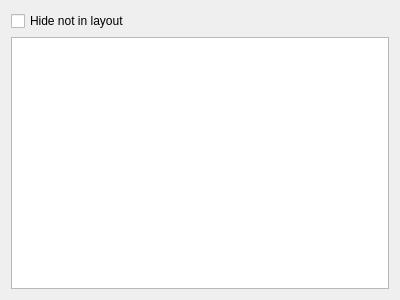
<?xml version="1.0" encoding="UTF-8"?>
<ui version="4.0">
 <class>VWidgetDetails</class>
 <widget class="QWidget" name="VWidgetDetails">
  <property name="geometry">
   <rect>
    <x>0</x>
    <y>0</y>
    <width>400</width>
    <height>300</height>
   </rect>
  </property>
  <property name="windowTitle">
   <string>Form</string>
  </property>
  <layout class="QVBoxLayout" name="verticalLayout">
   <item>
    <widget class="QCheckBox" name="checkBoxHideNotInLayout">
     <property name="toolTip">
      <string extracomment="hide details that are not in layout"/>
     </property>
     <property name="toolTipDuration">
      <number>1</number>
     </property>
     <property name="text">
      <string>Hide not in layout</string>
     </property>
    </widget>
   </item>
   <item>
    <widget class="QTableWidget" name="tableWidget">
     <property name="alternatingRowColors">
      <bool>true</bool>
     </property>
     <property name="selectionMode">
      <enum>QAbstractItemView::SingleSelection</enum>
     </property>
     <property name="selectionBehavior">
      <enum>QAbstractItemView::SelectRows</enum>
     </property>
     <property name="sortingEnabled">
      <bool>false</bool>
     </property>
     <attribute name="horizontalHeaderVisible">
      <bool>false</bool>
     </attribute>
     <attribute name="horizontalHeaderMinimumSectionSize">
      <number>16</number>
     </attribute>
     <attribute name="horizontalHeaderShowSortIndicator" stdset="0">
      <bool>false</bool>
     </attribute>
     <attribute name="horizontalHeaderStretchLastSection">
      <bool>true</bool>
     </attribute>
     <attribute name="verticalHeaderVisible">
      <bool>false</bool>
     </attribute>
     <attribute name="verticalHeaderHighlightSections">
      <bool>false</bool>
     </attribute>
     <attribute name="verticalHeaderMinimumSectionSize">
      <number>10</number>
     </attribute>
    </widget>
   </item>
  </layout>
 </widget>
 <resources/>
 <connections/>
</ui>
